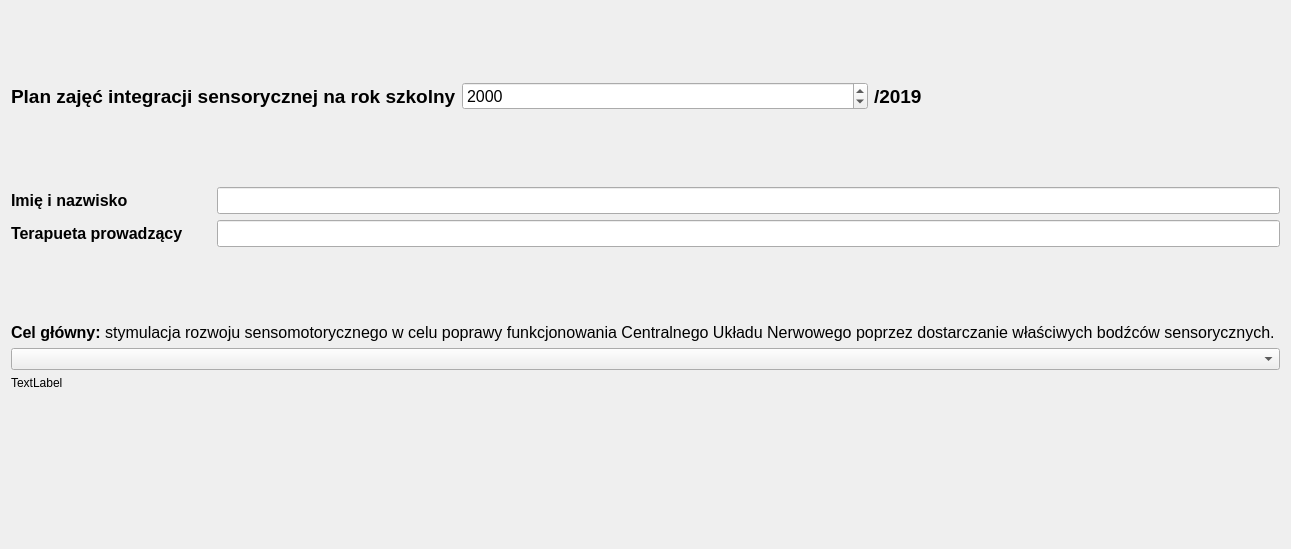
<?xml version="1.0" encoding="UTF-8"?>
<ui version="4.0">
 <class>DocumentPlanDialog</class>
 <widget class="QDialog" name="DocumentPlanDialog">
  <property name="geometry">
   <rect>
    <x>0</x>
    <y>0</y>
    <width>714</width>
    <height>549</height>
   </rect>
  </property>
  <property name="windowTitle">
   <string>Dialog</string>
  </property>
  <layout class="QVBoxLayout" name="verticalLayout">
   <item>
    <spacer name="verticalSpacer_2">
     <property name="orientation">
      <enum>Qt::Vertical</enum>
     </property>
     <property name="sizeHint" stdset="0">
      <size>
       <width>20</width>
       <height>40</height>
      </size>
     </property>
    </spacer>
   </item>
   <item>
    <layout class="QHBoxLayout" name="horizontalLayout">
     <item>
      <widget class="QLabel" name="label_headerTitle">
       <property name="font">
        <font>
         <pointsize>14</pointsize>
         <weight>75</weight>
         <bold>true</bold>
        </font>
       </property>
       <property name="text">
        <string>Plan zajęć integracji sensorycznej na rok szkolny</string>
       </property>
      </widget>
     </item>
     <item>
      <widget class="QDateEdit" name="dateEdit_dateStart">
       <property name="font">
        <font>
         <pointsize>12</pointsize>
        </font>
       </property>
       <property name="displayFormat">
        <string>yyyy</string>
       </property>
      </widget>
     </item>
     <item>
      <widget class="QLabel" name="label_dateEnd">
       <property name="font">
        <font>
         <pointsize>14</pointsize>
         <weight>75</weight>
         <bold>true</bold>
         <underline>false</underline>
        </font>
       </property>
       <property name="text">
        <string>/2019</string>
       </property>
      </widget>
     </item>
    </layout>
   </item>
   <item>
    <spacer name="verticalSpacer">
     <property name="orientation">
      <enum>Qt::Vertical</enum>
     </property>
     <property name="sizeHint" stdset="0">
      <size>
       <width>20</width>
       <height>40</height>
      </size>
     </property>
    </spacer>
   </item>
   <item>
    <layout class="QHBoxLayout" name="horizontalLayout_2">
     <item>
      <widget class="QLabel" name="label">
       <property name="minimumSize">
        <size>
         <width>200</width>
         <height>0</height>
        </size>
       </property>
       <property name="font">
        <font>
         <pointsize>12</pointsize>
         <weight>75</weight>
         <bold>true</bold>
        </font>
       </property>
       <property name="text">
        <string>Imię i nazwisko</string>
       </property>
      </widget>
     </item>
     <item>
      <widget class="QLineEdit" name="lineEdit_studentName">
       <property name="font">
        <font>
         <pointsize>12</pointsize>
        </font>
       </property>
      </widget>
     </item>
    </layout>
   </item>
   <item>
    <layout class="QHBoxLayout" name="horizontalLayout_3">
     <item>
      <widget class="QLabel" name="label_2">
       <property name="minimumSize">
        <size>
         <width>200</width>
         <height>0</height>
        </size>
       </property>
       <property name="font">
        <font>
         <pointsize>12</pointsize>
         <weight>75</weight>
         <bold>true</bold>
        </font>
       </property>
       <property name="text">
        <string>Terapueta prowadzący</string>
       </property>
      </widget>
     </item>
     <item>
      <widget class="QLineEdit" name="lineEdit_therapistName">
       <property name="font">
        <font>
         <pointsize>12</pointsize>
        </font>
       </property>
      </widget>
     </item>
    </layout>
   </item>
   <item>
    <spacer name="verticalSpacer_3">
     <property name="orientation">
      <enum>Qt::Vertical</enum>
     </property>
     <property name="sizeHint" stdset="0">
      <size>
       <width>20</width>
       <height>40</height>
      </size>
     </property>
    </spacer>
   </item>
   <item>
    <widget class="QLabel" name="label_coreTargetTheme">
     <property name="text">
      <string>&lt;html&gt;&lt;head/&gt;&lt;body&gt;&lt;p align=&quot;justify&quot;&gt;&lt;span style=&quot; font-family:'Times New Roman'; font-size:12pt; font-weight:600;&quot;&gt;Cel główny: &lt;/span&gt;&lt;span style=&quot; font-family:'Times New Roman'; font-size:12pt;&quot;&gt;stymulacja rozwoju sensomotorycznego w celu poprawy funkcjonowania Centralnego Układu Nerwowego poprzez dostarczanie właściwych bodźców sensorycznych. &lt;/span&gt;&lt;/p&gt;&lt;/body&gt;&lt;/html&gt;</string>
     </property>
    </widget>
   </item>
   <item>
    <widget class="QComboBox" name="comboBox_targetType"/>
   </item>
   <item>
    <widget class="QLabel" name="label_CurrentTarget">
     <property name="text">
      <string>TextLabel</string>
     </property>
    </widget>
   </item>
   <item>
    <widget class="QStackedWidget" name="stackedWidget_targetContentView">
     <widget class="QWidget" name="page"/>
     <widget class="QWidget" name="page_2"/>
    </widget>
   </item>
   <item>
    <spacer name="verticalSpacer_4">
     <property name="orientation">
      <enum>Qt::Vertical</enum>
     </property>
     <property name="sizeHint" stdset="0">
      <size>
       <width>20</width>
       <height>40</height>
      </size>
     </property>
    </spacer>
   </item>
  </layout>
 </widget>
 <resources/>
 <connections/>
</ui>
